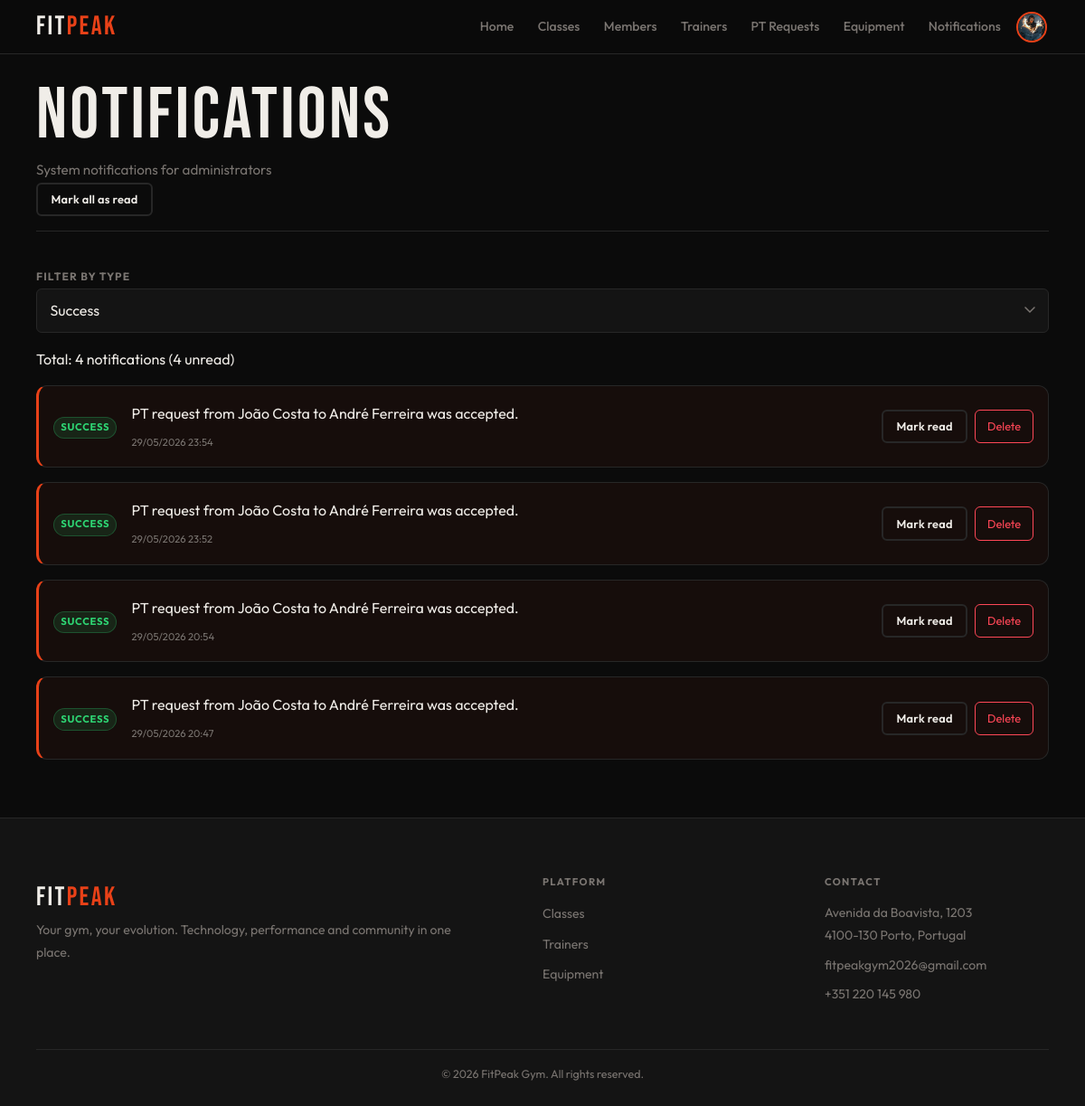
The page /admin/notifications.php?filter=success (signed in) on the database as committed earlier.
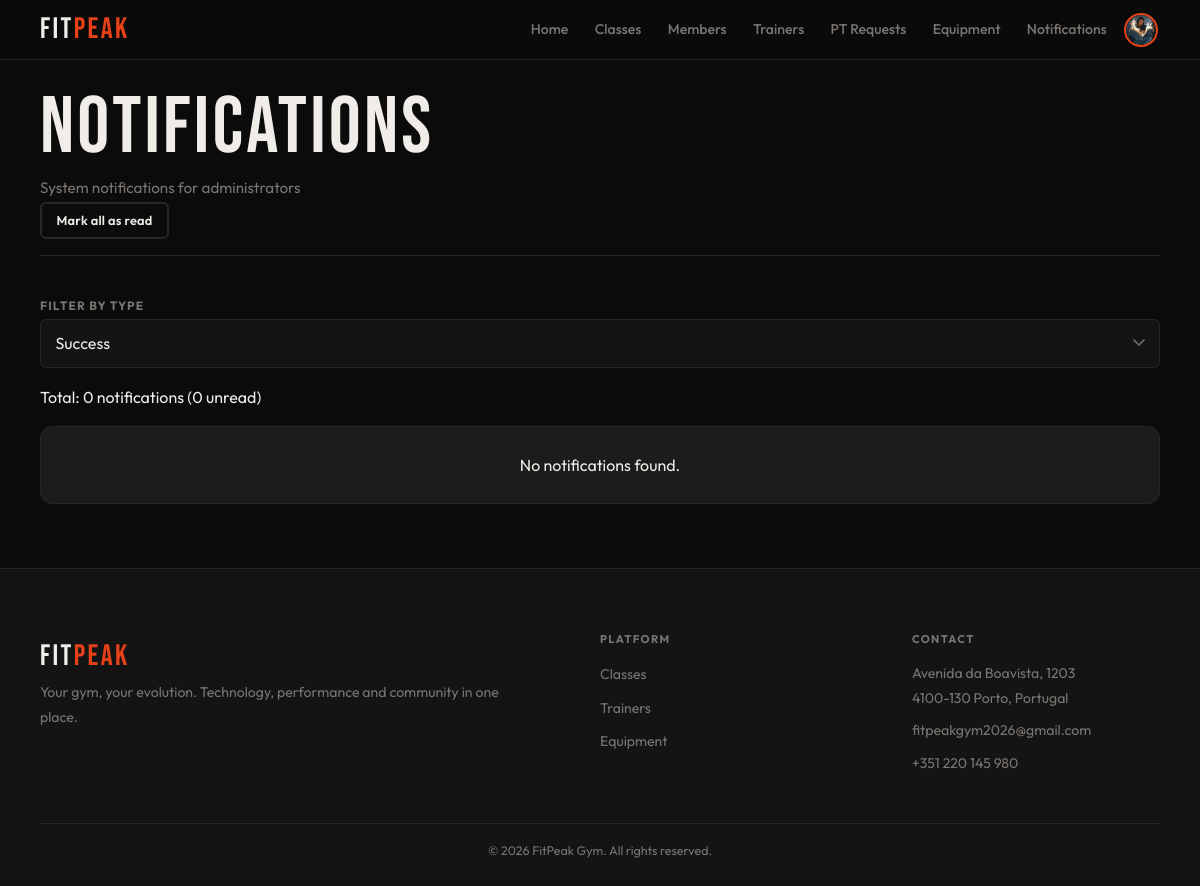
The same page on the database as committed later.
### tables this page shows
CREATE TABLE notifications (
    id                   INTEGER  PRIMARY KEY AUTOINCREMENT,
    user_id              INTEGER  DEFAULT NULL,
    target_role          TEXT     DEFAULT NULL,
    scope                TEXT     NOT NULL
                                  DEFAULT 'personal',
    title                TEXT,
    message              TEXT     NOT NULL,
    notification_type_id INTEGER  NOT NULL,
    created_at           DATETIME DEFAULT CURRENT_TIMESTAMP,
    FOREIGN KEY (
        user_id
    )
    REFERENCES users (id) ON DELETE CASCADE,
    FOREIGN KEY (
        notification_type_id
    )
    REFERENCES notification_types (id) 
);

### db/notifications.php (called while the page is built, shortened)
<?php
function getCurrentNotificationUserId(): ?int
{
    return isset($_SESSION['user_id']) ? (int) $_SESSION['user_id'] : null;
}
function getCurrentNotificationRole(): ?string
{
    return $_SESSION['active_role'] ?? $_SESSION['role'] ?? null;
}
function getNotifications(PDO $pdo, ...$args): array
{
    $userId = getCurrentNotificationUserId();
    $role = getCurrentNotificationRole();
    $limit = 100;
    $offset = 0;
    $typeFilter = 'all';
    $excludePersonal = false;
    if (
        count($args) >= 2 &&
        is_numeric($args[0]) &&
        is_string($args[1]) &&
        in_array($args[1], ['admin', 'member', 'trainer', 'all'], true)
    ) {
        $userId = (int) $args[0];
        $role = $args[1];
        $limit = isset($args[2]) ? (int) $args[2] : 100;
        $offset = isset($args[3]) ? (int) $args[3] : 0;
        $typeFilter = $args[4] ?? 'all';
    } else {
        $limit = isset($args[0]) ? (int) $args[0] : 100;
        $offset = isset($args[1]) ? (int) $args[1] : 0;
        $typeFilter = $args[2] ?? 'all';
        $excludePersonal = (bool)($args[3] ?? false);
    }
    $sql = "
        SELECT
            n.*,
            COALESCE(nt.label, 'Info') AS type_label,
            COALESCE(nt.css_class, 'info') AS css_class,
            COALESCE(nt.icon, 'bell') AS icon,
            CASE
                WHEN nr.id IS NOT NULL THEN 1
                ELSE 0
            END AS is_read
        FROM notifications n
        LEFT JOIN notification_types nt
            ON nt.id = n.notification_type_id
        LEFT JOIN notification_reads nr
            ON nr.notification_id = n.id
            AND nr.user_id = ?
        WHERE
            (
                n.user_id = ?
                OR n.target_role = ?
                OR n.target_role = 'all'
            )
    ";
    $params = [
        $userId,
        $userId,
        $role
    ];
    if ($typeFilter !== 'all') {
        $sql .= " AND nt.name = ? ";
        $params[] = $typeFilter;
    }
    $sql .= "
        ORDER BY n.created_at DESC
        LIMIT ?
        OFFSET ?
    ";
    $params[] = $limit;
    $params[] = $offset;
    $stmt = $pdo->prepare($sql);
    $stmt->execute($params);
    $rows = $stmt->fetchAll(PDO::FETCH_ASSOC);
    return $rows;
}
function getTotalCountForUser(PDO $pdo, int $userId, string $role, string $typeFilter = 'all'): int
{
    $sql = "
        SELECT COUNT(DISTINCT n.id)
        FROM notifications n
        LEFT JOIN notification_types nt
            ON nt.id = n.notification_type_id
        WHERE
            (
                n.user_id = ?
                OR n.target_role = ?
                OR n.target_role = 'all'
            )
    ";
    $params = [
        $userId,
        $role
    ];
    if ($typeFilter !== 'all') {
        $sql .= " AND nt.name = ? ";
        $params[] = $typeFilter;
    }
    $stmt = $pdo->prepare($sql);
    $stmt->execute($params);
    return (int) $stmt->fetchColumn();
}
function getUnreadCount(PDO $pdo, int $userId, string $role, string $typeFilter = 'all'): int
{
    $sql = "
        SELECT COUNT(DISTINCT n.id)
        FROM notifications n
        LEFT JOIN notification_reads nr
            ON nr.notification_id = n.id
            AND nr.user_id = ?
        LEFT JOIN notification_types nt
            ON nt.id = n.notification_type_id
        WHERE
            nr.id IS NULL
            AND (
                n.user_id = ?
                OR n.target_role = ?
                OR n.target_role = 'all'
            )
    ";
    $params = [
        $userId,
        $userId,
        $role
    ];
    if ($typeFilter !== 'all') {
        $sql .= " AND nt.name = ? ";
        $params[] = $typeFilter;
    }
    $stmt = $pdo->prepare($sql);
    $stmt->execute($params);
    return (int) $stmt->fetchColumn();
}

### template/notifications.php (the view, shortened to what this page needs)
<?php
function output_notifications_list($notifications) {
    if (empty($notifications)) {
        echo '<div class="card"><div class="card-body center-text"><p>No notifications found.</p></div></div>';
        return;
    }
    ?>
    <div class="notifications-list">
        <?php foreach ($notifications as $notif): ?>
            <div class="notification-item <?= $notif['is_read'] ? 'read' : 'unread' ?>" data-id="<?= $notif['id'] ?>">
                <div class="notification-icon">
                    <span class="badge badge-<?= htmlspecialchars($notif['css_class']) ?>">
                        <?= htmlspecialchars($notif['type_label']) ?>
                    </span>
                </div>
                <div class="notification-content">
                    <p><?= htmlspecialchars($notif['message']) ?></p>
                    <small class="notification-date"><?= date('d/m/Y H:i', strtotime($notif['created_at'])) ?></small>
                </div>
                <div class="notification-actions">
                    <?php if (!$notif['is_read']): ?>
                        <button class="mark-read-btn secondary-button btn-sm" data-id="<?= $notif['id'] ?>">Mark read</button>
                    <?php endif; ?>
                    <button class="delete-notif-btn danger-button btn-sm" data-id="<?= $notif['id'] ?>">Delete</button>
                </div>
            </div>
        <?php endforeach; ?>
    </div>
    <?php
}
    ?>

### includes/header.php (shortened to what this page needs)
<?php
if (!function_exists('output_header')) {
    function output_header($pageCss) {
        $loggedIn = isset($_SESSION['user_id']);
        $userName = $_SESSION['user_name'] ?? '';
        $originalRole = $_SESSION['role'] ?? '';
        $userPhoto = $_SESSION['user_photo'] ?? null;
        $userIsAdmin = !empty($_SESSION['is_admin']) || $originalRole === 'admin';
        $activeRole = $_SESSION['active_role'] ?? '';
        if (!$loggedIn) {
            $headerArea = 'public';
        } elseif ($activeRole === 'member') {
            $headerArea = 'member';
        } elseif ($activeRole === 'trainer') {
            $headerArea = 'trainer';
        } elseif ($activeRole === 'admin') {
            $headerArea = 'admin';
        }
        $avatarHtml = '';
        if ($loggedIn) {
            $initial = strtoupper(substr($userName, 0, 1));
            if (!empty($userPhoto)) {
                $avatarHtml = '<img src="' . htmlspecialchars($userPhoto) . '" alt="' . htmlspecialchars($userName) . '" class="avatar-img">';
            } else {
                $avatarHtml = '<span class="avatar-initial">' . htmlspecialchars($initial) . '</span>';
            }
        }
        switch ($headerArea) {
            case 'admin':
                $logoLink = '../admin/dashboard.php';
                $profileLink = '../admin/profile.php';
                break;
        }
?>
<!DOCTYPE html>
<html lang="en">
<head>
    <link rel="stylesheet" href="../css/base.css">
    <link rel="stylesheet" href="../css/components.css">
    <link rel="stylesheet" href="../css/pages/<?= htmlspecialchars($pageCss) ?>">
</head>
<body>
<header>
    <nav class="navbar" aria-label="Main navigation">
        <a href="<?= htmlspecialchars($logoLink) ?>" class="logo">FIT<span>PEAK</span></a>
        <ul class="nav-menu">
            <?php if ($headerArea === 'member'): ?>
                <li><a href="../member/dashboard.php">Home</a></li>
                <li><a href="../member/classes.php">Classes</a></li>
                <li><a href="../member/trainers.php">Trainers</a></li>
                <li><a href="../member/equipment.php">Equipment</a></li>
                <li><a href="../member/notifications.php">Notifications</a></li>
                <?php if ($userIsAdmin && $originalRole !== 'admin'): ?>
                    <li><a href="../public/choose_area.php" class="nav-login">Switch Area</a></li>
                <?php endif; ?>
                <li class="nav-avatar">
                    <a href="../member/profile.php" class="avatar-link" title="My Profile">
                        <div class="avatar"><?= $avatarHtml ?></div>
                    </a>
                </li>
            <?php elseif ($headerArea === 'admin'): ?>
                <li><a href="../admin/dashboard.php">Home</a></li>
                <li><a href="../admin/classes.php">Classes</a></li>
                <li><a href="../admin/members.php">Members</a></li>
                <li><a href="../admin/trainers.php">Trainers</a></li>
                <li><a href="../admin/pt_requests.php">PT Requests</a></li>
                <li><a href="../admin/equipment.php">Equipment</a></li>
                <li><a href="../admin/notifications.php">Notifications</a></li>
                <li class="nav-avatar">
                    <a href="<?= htmlspecialchars($profileLink) ?>" class="avatar-link" title="My Profile">
                        <div class="avatar"><?= $avatarHtml ?></div>
                    </a>
                </li>
            <?php endif; ?>
        </ul>
    </nav>
</header>
<?php
    }
}
?>

### admin/notifications.php (shortened to what this page needs)
<?php
require_once '../includes/header.php';
require_once '../includes/footer.php';
require_once '../db/notifications.php';
require_once '../template/notifications.php';
$pdo = getDatabaseConnection();
$filter = $_GET['filter'] ?? 'all';
$userId = (int)($_SESSION['user_id'] ?? 0);
$role = $_SESSION['active_role'] ?? $_SESSION['role'] ?? 'admin';
$notifications = getNotifications(
    $pdo,
    $userId,
    $role,
    100,
    0,
    $filter
);
$userId = (int) $_SESSION['user_id'];
$role = $_SESSION['active_role'] ?? $_SESSION['role'] ?? 'admin';
$totalCount = getTotalCountForUser($pdo, $userId, $role, $filter);
$unreadCount = getUnreadCount($pdo, $userId, $role, $filter);
output_header('notifications.css');
?>
<link rel="stylesheet" href="../css/pages/form.css">
<main class="main">
    <div class="container">
        <header class="page-header">
            <div class="page-header-row">
                <div>
                    <h1>Notifications</h1>
                    <p>System notifications for administrators</p>
                </div>
                <div class="notification-header-actions">
                    <form method="post">
                        <button type="submit" class="secondary-button btn-sm">Mark all as read</button>
                    </form>
                </div>
            </div>
        </header>
        <div class="filter-bar">
            <div class="filter-group">
                <label class="form-label">Filter by type</label>
                <select id="type-filter" class="form-select">
                    <option value="success" <?= $filter === 'success' ? 'selected' : '' ?>>Success</option>
                </select>
            </div>
        </div>
        <div class="results-bar" id = "summary-bar">
            <p class="results-count">
                Total: <?= (int)$totalCount ?> notifications (<?= (int)$unreadCount ?> unread)
            </p>
        </div>
        <?php output_notifications_list($notifications); ?>
    </div>
</main>
<?php output_footer(); ?>

### includes/footer.php
<?php
function output_footer($basePath = '') {
    $safeBasePath = htmlspecialchars($basePath);
?>
    <footer class="site-footer">
        <div class="container">
            <div class="footer-grid">
                <div class="footer-box">
                    <span class="logo">FIT<span>PEAK</span></span>
                    <p>Your gym, your evolution. Technology, performance and community in one place.</p>
                </div>
                <div class="footer-box">
                    <h3>Platform</h3>
                    <ul>
                        <li><a href="<?= $safeBasePath ?>classes.php">Classes</a></li>
                        <li><a href="<?= $safeBasePath ?>trainers.php">Trainers</a></li>
                        <li><a href="<?= $safeBasePath ?>equipment.php">Equipment</a></li>
                    </ul>
                </div>
                <div class="footer-box">
                    <h3>Contact</h3>
                    <p>Avenida da Boavista, 1203<br>4100-130 Porto, Portugal</p>
                    <p>fitpeakgym2026@gmail.com</p>
                    <p>+351 220 145 980</p>
                </div>
            </div>
            <div class="footer-bottom">
                <p>&copy; 2026 FitPeak Gym. All rights reserved.</p>
            </div>
        </div>
    </footer>
    </body>
    </html>
<?php } ?>

### css/base.css (style rules this page uses)
:root { --bg: #0b0b0b; --surface: #141414; --card: #1c1c1c; --border: #272727; --accent: #e84118; --accent-glow: rgba(232, 65, 24, 0.28); --text: #f0ede8; --muted: #7a7571; --success: #2ed573; --warning: #ffa502; --danger: #ff4757; --info: #1e90ff; --ff-display: 'Bebas Neue', sans-serif; --ff-body: 'Outfit', sans-serif; --sp-xs: 0.25rem; --sp-sm: 0.5rem; --sp-md: 1rem; --sp-lg: clamp(1rem, 3vw, 1.5rem); --sp-xl: clamp(1.5rem, 5vw, 2.5rem); --sp-2xl: clamp(2rem, 7vw, 4rem); --nav-h: 60px; --r-sm: 6px; --r-md: 12px; --r-pill: 999px; --touch: 44px; --max-w: 1200px; --shadow-a: 0 0 24px var(--accent-glow); --t: 0.22s cubic-bezier(0.4, 0, 0.2, 1); }
*, *::before, *::after { box-sizing: border-box; margin: 0; padding: 0; }
html { font-size: 16px; scroll-behavior: smooth; -webkit-text-size-adjust: 100%; }
body { font-family: var(--ff-body); background: var(--bg); color: var(--text); line-height: 1.6; min-height: 100dvh; display: flex; flex-direction: column; overflow-x: hidden; }
img, svg { display: block; max-width: 100%; height: auto; }
a { color: inherit; text-decoration: none; }
ul, ol { list-style: none; }
button { cursor: pointer; border: none; background: none; font: inherit; }
input, select, textarea { font: inherit; }
h1, h2, h3, h4, h5, h6 { font-family: var(--ff-display); letter-spacing: 0.04em; line-height: 1.1; font-weight: 400; }
h1 { font-size: clamp(2.2rem, 7vw, 5rem); }
h3, h4 { font-size: clamp(1rem, 2.5vw, 1.2rem); font-family: var(--ff-body); font-weight: 600; }
p { line-height: 1.75; }
.container { width: 100%; max-width: var(--max-w); margin-inline: auto; padding-inline: var(--sp-md); }
.main { flex: 1; padding-top: var(--nav-h); }
.center-text { text-align: center; }
@media (min-width: 640px) { .container { padding-inline: var(--sp-lg); } }
@media (min-width: 1024px) { .container { padding-inline: var(--sp-xl); } }

### css/pages/notifications.css (style rules this page uses)
#summary-bar { margin-bottom: 15px; margin-top: 15px; }
.notifications-list { display: flex; flex-direction: column; gap: var(--sp-md); }
.notification-item { display: flex; align-items: center; justify-content: space-between; gap: var(--sp-md); background: var(--card); border: 1px solid var(--border); border-radius: var(--r-md); padding: var(--sp-md); transition: background var(--t); }
.notification-item.unread { background: rgba(232, 65, 24, 0.05); border-left: 3px solid var(--accent); }
.notification-icon { flex-shrink: 0; }
.notification-content { flex: 1; }
.notification-content p { margin-bottom: var(--sp-xs); }
.notification-date { font-size: 0.7rem; color: var(--muted); }
.notification-actions { display: flex; gap: var(--sp-sm); flex-shrink: 0; }
.danger-button { background: transparent; border: 1px solid var(--danger); color: var(--danger); padding: 0.3rem 0.8rem; border-radius: var(--r-sm); cursor: pointer; transition: all var(--t); }

### css/pages/form.css (style rules this page uses)
main { padding-bottom: var(--sp-2xl); }

Rows that differ between the two databases and show on the page:
removed notifications: type_label "SUCCESS", message "PT request from João Costa to André Ferreira was accepted.", created_at "29/05/2026 23:54"
removed notifications: type_label "SUCCESS", message "PT request from João Costa to André Ferreira was accepted.", created_at "29/05/2026 23:52"
removed notifications: type_label "SUCCESS", message "PT request from João Costa to André Ferreira was accepted.", created_at "29/05/2026 20:54"
removed notifications: type_label "SUCCESS", message "PT request from João Costa to André Ferreira was accepted.", created_at "29/05/2026 20:47"
Other text that changed with them:
$totalCount: "4" → "0"
$unreadCount: "4" → "0"
text now shown: "No notifications found."
